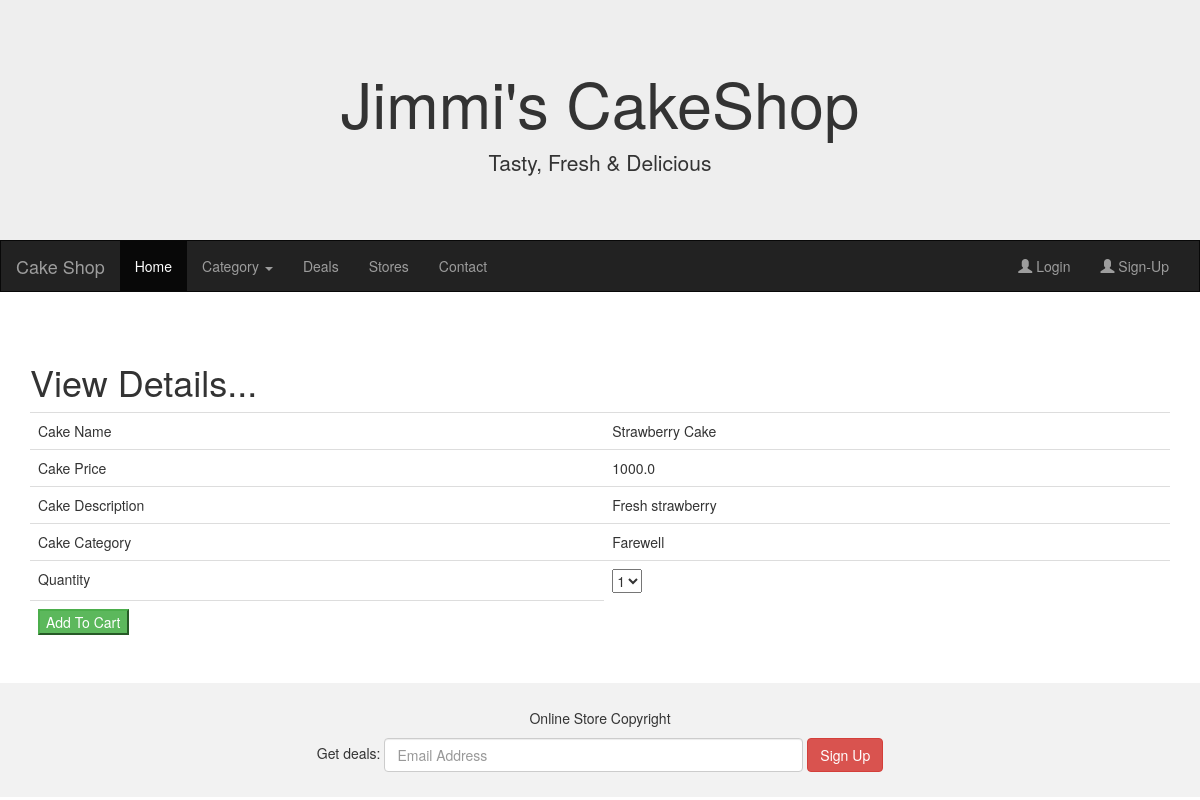
Screenshot of /viewDetails/3 with the database file from the repository.
### MyAdmin/models.py (models this page shows)
class Cake(models.Model):
   cakename = models.CharField(max_length=50)
   price = models.FloatField(default=1000)
   description = models.CharField(max_length=100)
   imageurl = models.ImageField(upload_to='images/',default='abc.jpg')
   category = models.ForeignKey(Category,on_delete=models.CASCADE)
   class Meta:
      db_table = 'Cake'

class Category(models.Model):
   cname = models.CharField(max_length=50)
   def __str__(self):
      return self.cname
   class Meta:
      db_table = 'Category'

### Userapp/views.py (the view)
# urls.py: path('viewDetails/<id>',views.viewDetails),
def viewDetails(request,id):
   categories = Category.objects.all()
   cakes = Cake.objects.filter(id = id)
   return render(request,'viewdetails.html',{'categories':categories,'cakes':cakes})

### templates/viewdetails.html (shortened to what this page needs)
{% extends 'master.html' %}
{% block content %}
   <h1>View Details...</h1>
   <form method="POST" action="/addtocart">
      <table class="table">
         {% for cake in cakes %}
         <tr><td>Cake Name</td><td>{{cake.cakename}}</td></tr>
         <tr><td>Cake Price</td><td>{{cake.price}}</td></tr>
         <tr><td>Cake Description</td><td>{{cake.description}}</td></tr>
         <tr><td>Cake Category</td><td>{{cake.category}}</td></tr>
         <tr><td>Quantity</td><td><select name="quantity" >
             <option>1</option>
             <option>5</option></select></td>
         </tr>
         <tr><td>
             <button class="button btn-success" type="submit">Add To Cart</button>
         </td></tr>
         {%endfor%}
      </table>
   </form>
{%endblock%}

### rows the page displays
Cake: cakename "Strawberry Cake", price "1000.0", description "Fresh strawberry", category "Farewell"
